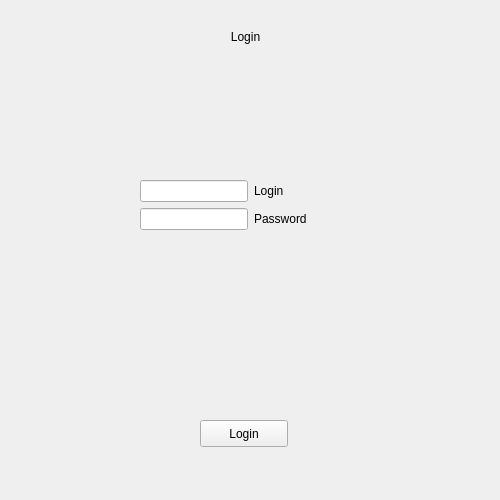
<?xml version="1.0" encoding="UTF-8"?>
<ui version="4.0">
 <class>LoginDialog</class>
 <widget class="QWidget" name="LoginDialog">
  <property name="geometry">
   <rect>
    <x>0</x>
    <y>0</y>
    <width>500</width>
    <height>500</height>
   </rect>
  </property>
  <property name="minimumSize">
   <size>
    <width>500</width>
    <height>500</height>
   </size>
  </property>
  <property name="maximumSize">
   <size>
    <width>500</width>
    <height>500</height>
   </size>
  </property>
  <property name="windowTitle">
   <string>LoginDialog</string>
  </property>
  <widget class="QPushButton" name="pushButton">
   <property name="geometry">
    <rect>
     <x>200</x>
     <y>420</y>
     <width>88</width>
     <height>27</height>
    </rect>
   </property>
   <property name="text">
    <string>Login</string>
   </property>
  </widget>
  <widget class="QWidget" name="formLayoutWidget">
   <property name="geometry">
    <rect>
     <x>140</x>
     <y>180</y>
     <width>259</width>
     <height>181</height>
    </rect>
   </property>
   <layout class="QFormLayout" name="formLayout">
    <item row="0" column="0">
     <widget class="QLineEdit" name="lineEdit"/>
    </item>
    <item row="0" column="1">
     <widget class="QLabel" name="label_2">
      <property name="text">
       <string>Login</string>
      </property>
     </widget>
    </item>
    <item row="1" column="0">
     <widget class="QLineEdit" name="lineEdit_2"/>
    </item>
    <item row="1" column="1">
     <widget class="QLabel" name="label_3">
      <property name="text">
       <string>Password</string>
      </property>
     </widget>
    </item>
   </layout>
  </widget>
  <widget class="QLabel" name="label">
   <property name="geometry">
    <rect>
     <x>190</x>
     <y>30</y>
     <width>111</width>
     <height>19</height>
    </rect>
   </property>
   <property name="text">
    <string>Login</string>
   </property>
   <property name="alignment">
    <set>Qt::AlignHCenter|Qt::AlignTop</set>
   </property>
  </widget>
 </widget>
 <resources/>
 <connections/>
</ui>
